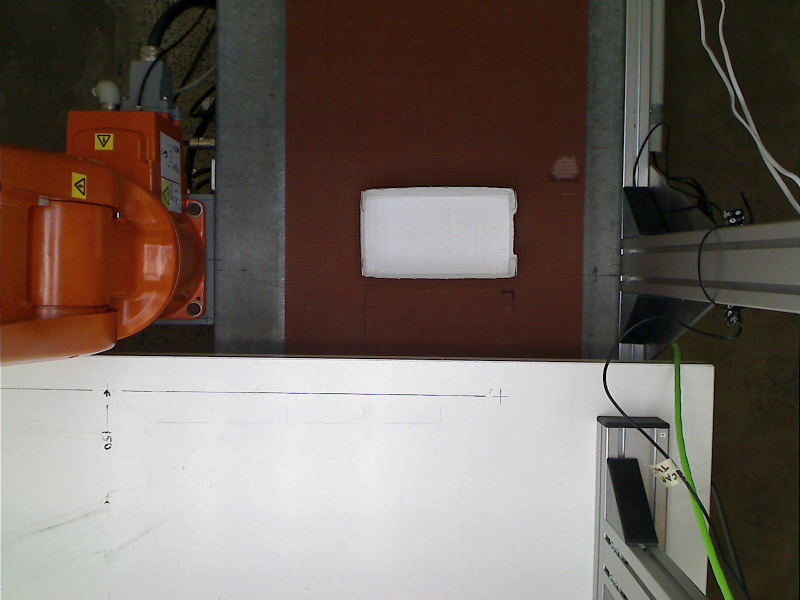
%> input picture Vision/Box Images/img1.jpg, 1600 x 1200 px (shown at 1/2 size)
$ octave --eval "result = detectTable(imread('../Box Images/img1.jpg'));"   (GNU Octave 9; MATLAB toolbox functions it lacks are replaced by stand-ins)
%> lines starting %> are read from the running program, lines starting %| are printed output that depends on the picture; in (x1, y1, x2, y2) boxes, pixels count from 0 and x2, y2 are one past the last pixel; in counts of white or black regions, pixels touching at a corner belong together; the program's own positions count from 1
%> in detectTable, `im(1:225,:,[1, 1, 1]) = 0;`:
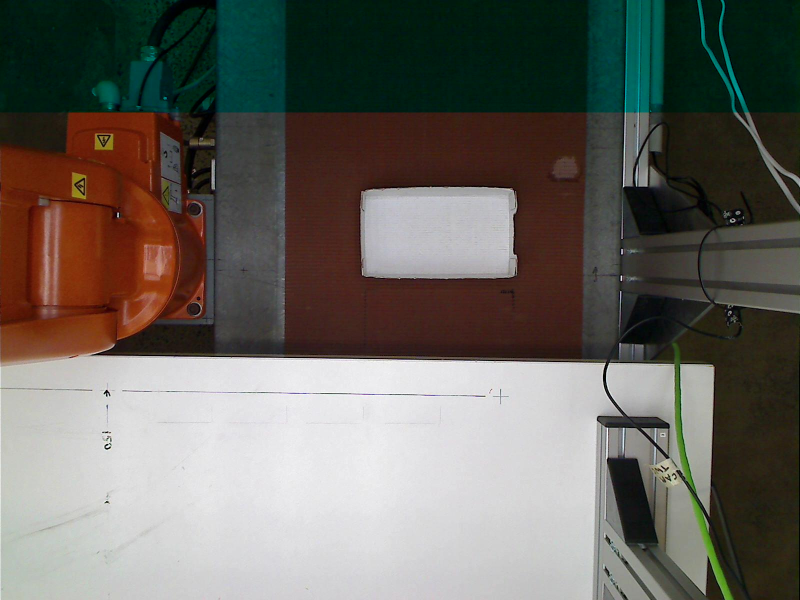
%> im: size 1200x1600x3 uint8 (shown at 1/2 size); mean R, G, B 105, 102.4, 95.6
### Vision/createBlockMask.m
function [BW,maskedRGBImage] = createBlockMask(RGB)
%createMask  Threshold RGB image using auto-generated code from colorThresholder app.
%  [BW,MASKEDRGBIMAGE] = createMask(RGB) thresholds image RGB using
%  auto-generated code from the colorThresholder app. The colorspace and
%  range for each channel of the colorspace were set within the app. The
%  segmentation mask is returned in BW, and a composite of the mask and
%  original RGB images is returned in maskedRGBImage.

% Auto-generated by colorThresholder app on 03-Nov-2017
%------------------------------------------------------


% Convert RGB image to chosen color space
I = rgb2hsv(RGB);
%> I: size 1200x1600x3 double; mean H, S, V 0.31, 0.41, 0.444

% Define thresholds for channel 1 based on histogram settings
channel1Min = 0.000;
channel1Max = 1.000;

% Define thresholds for channel 2 based on histogram settings
channel2Min = 0.000;
channel2Max = 1.000;

% Define thresholds for channel 3 based on histogram settings
channel3Min = 0.000;
channel3Max = 0.300;

% Create mask based on chosen histogram thresholds
sliderBW = (I(:,:,1) >= channel1Min ) & (I(:,:,1) <= channel1Max) & ...
    (I(:,:,2) >= channel2Min ) & (I(:,:,2) <= channel2Max) & ...
    (I(:,:,3) >= channel3Min ) & (I(:,:,3) <= channel3Max);
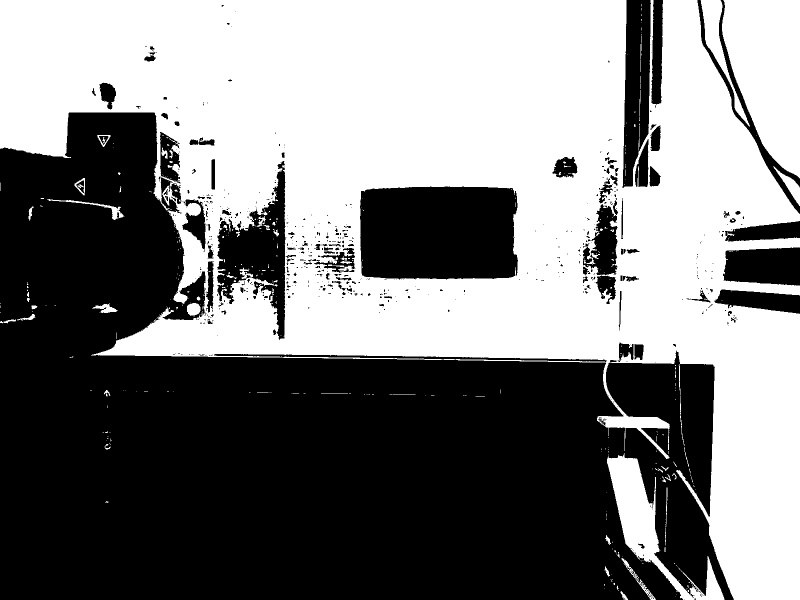
%> sliderBW: size 1200x1600 logical (shown at 1/2 size); 49.5% white; 430 white regions (361 under 20 px), largest, box (x1, y1, x2, y2) and area: (0, 0, 1600, 1200) 880816, (1444, 0, 1600, 357) 39606, (1214, 906, 1449, 1200) 16670
BW = sliderBW;

% Initialize output masked image based on input image.
maskedRGBImage = RGB;

% Set background pixels where BW is false to zero.
maskedRGBImage(repmat(~BW,[1 1 3])) = 0;
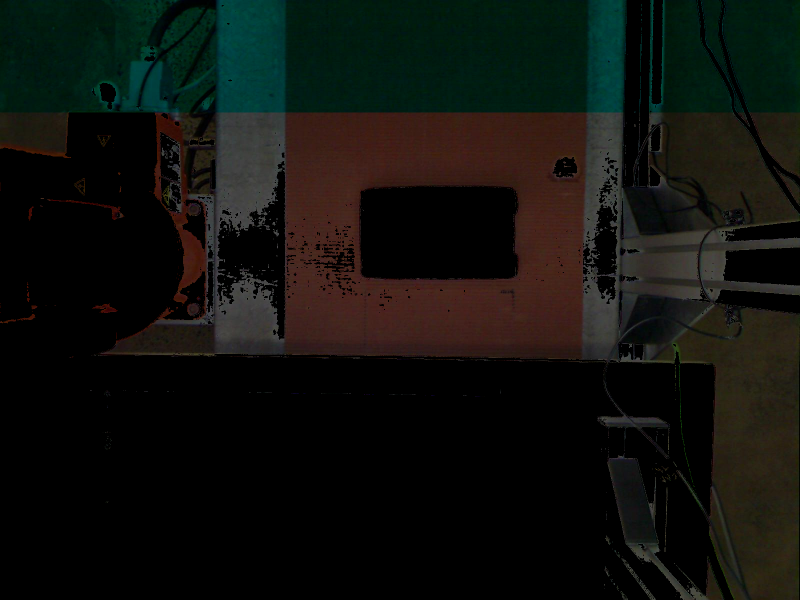
%> maskedRGBImage: size 1200x1600x3 uint8 (shown at 1/2 size); mean R, G, B 15.8, 17.4, 13.3

end

### Vision/DetectBlocks/detectBlocks.m
    function c = detectBlocks(im,source)
    % Vision detection of Blocks on Table or Conveyor depending on source variable
    % Takes input of a camera source, 1 for Table and 0 for Conveyor and
    % applies appropriate premasks before passing to classification
    % function. Returns a block classification matrix of columns
    % x,y,orientation(degrees),colour,shape,reachability (not filled in
    % this function). Used for general classification.
    % written by Daniel Castillo and Jay Motwani
    % Last updated 14 November 2017

    %Table = 1
    b = false;

    % Load our neural nets
    load('convnetShape.mat'); % For shapes
    load('convnetColour.mat'); % For colours

    % Generate block mask
    Block_BW = createBlockMask(im);

    %%
    % Load GridMask on table to seperate close blocks
    % Required as grid lines are black making it harder to seperate blocks
    if (source == 1)
        gridmask = load('gridMask.mat');
        se = strel('cube',4);
        % Dilate Grid Mask to make a bigger gap
        gridmask.BW = imdilate(gridmask.BW, se);
        % Make the grid line pixel values 0 on Block_BW mask
        Block_BW(gridmask.BW) = 0;
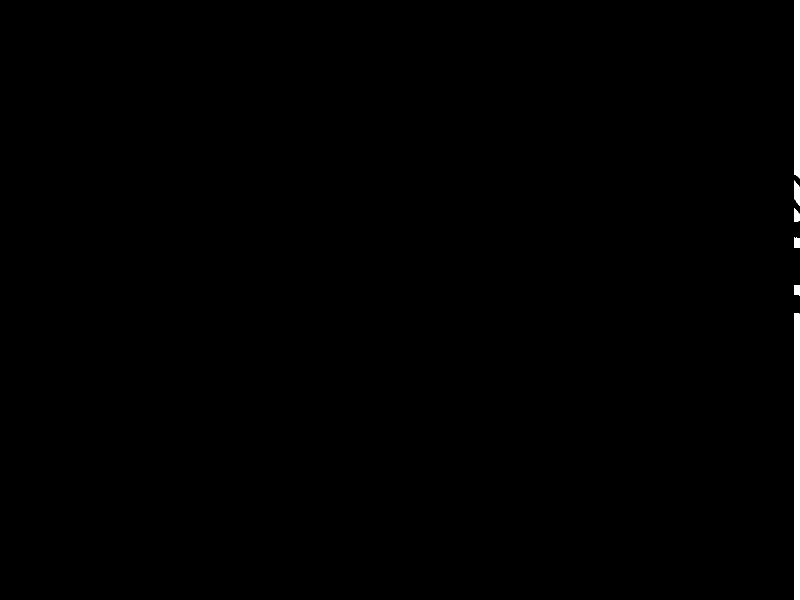
%> Block_BW: size 1200x1600 logical (shown at 1/2 size); 0.64% white; 6 white regions
    end

    % Plot results if required
    if (b)
        figure(4);
        subplot(1,3,1);
        imshow(Block_BW);
    end

    %%
    % Apply operations based on camera source
    if (source)
        % Table
        se = strel('cube',1);
        Block_BW = imerode(Block_BW, se);
        se = strel('cube',5);
        Block_BW = imdilate(Block_BW, se);
%> Block_BW: size 1200x1580 logical; every value is 1
    else
        % Conveyor
        se = strel('cube',2);
        Block_BW = imerode(Block_BW, se);
        se = strel('cube',4);
        Block_BW = imdilate(Block_BW, se);
    end

    % Plot if required
    if(b)
        subplot(1,3,2);
        imshow(Block_BW);
    end

    %%
    %Insert Filled Image and create BlockMask
    bw_stats = regionprops('table',Block_BW,'Area','BoundingBox','FilledImage');
%> bw_stats = 1 region; box (x1, y1, x2, y2) and Area: (0, 0, 1580, 1200) 1896000
    idx = find(bw_stats.Area > 1000 & bw_stats.Area < 3500);
%> idx = []

    BlockMask = false(size(Block_BW));

    % Populate block mask with all filled images for correct sized regions
    for j = 1:size(idx)
        col = floor(bw_stats.BoundingBox(idx(j),1));
        row = floor(bw_stats.BoundingBox(idx(j),2));
        sz = size(bw_stats.FilledImage{idx(j)});
        if (col(1) == 0)
            col = col + 1;
        end

        if (row(1) == 0)
            row = row + 1;
        end

        BlockMask(row:(row+sz(1)-1),col:(col+sz(2)-1)) = bw_stats.FilledImage{idx(j)};
    end
%> this loop made 0 passes
%> BlockMask: size 1200x1580 logical; every value is 0

    % Plot if required
    if (b)
        subplot(1,3,3);
        imshow(BlockMask);
    end

    % Contrast/image adjustment for tuning to neural net
    im = imadjust(im, [0, 0, 0; 0.50, 0.48, 0.47], []);
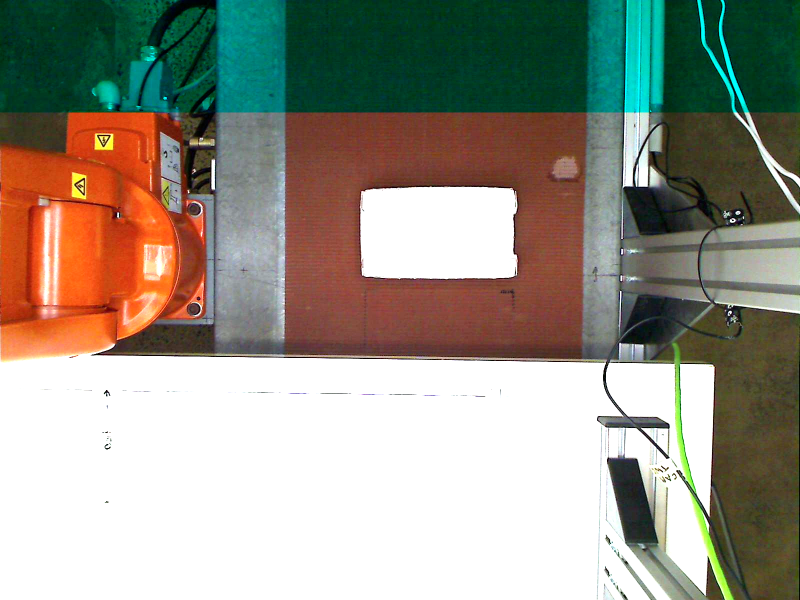
%> im: size 1200x1600x3 uint8 (shown at 1/2 size); mean R, G, B 151.4, 148.7, 135.6

    %%
    % Region props selects all block regions to be classified
    stats = regionprops('table',BlockMask,'Centroid','Area','PixelList');
%> stats = 0 regions
%> the run ends on the next line
    inds = find(stats.Area > 1000 & stats.Area < 3600);
    n = size(inds,1);
    c = zeros(n,6);

    % Loop through n blocks
    for k = 1:n
        i = inds(k);
        % Extract block center
        c(k,1) = stats.Centroid(i,1);
        c(k,2) = stats.Centroid(i,2);

        [~, i1] = max(stats.PixelList{i}(:,1));
        [~, i2] = min(stats.PixelList{i}(:,2));

        x1_ = stats.PixelList{i}(i1,1) - stats.PixelList{i}(i2,1);
        y1_ = stats.PixelList{i}(i1,2) - stats.PixelList{i}(i2,2);

%         hold on;
%         plot(stats.PixelList{i}(i1,1),stats.PixelList{i}(i1,2),'*b');
%         plot(stats.PixelList{i}(i2,1),stats.PixelList{i}(i2,2),'*m');

        % Extract orientation
        c(k,3) = rad2deg((atan2(y1_,x1_)));

        % Extract a rotation fixed RGB snapshot of block
        rgbBlock1 = ExtractBlockIm(im, c(k,1), c(k,2), c(k,3), 50);

        % Plot if required
        if (b)
            figure(5);
            imshow(rgbBlock1);
        end

        % Classify each the extracted RGB image
        [colour, shape] = ClassifyBlock(rgbBlock1, ...
            convnetColour, convnetShape);

        % Update matrix with colour and shape
        c(k,4) = colour;
        c(k,5) = shape;
    end
end

% [26 lines left out: function ExtractBlockIm, not called in this run]

### Vision/DetectTable/detectTable.m
function tableState = detectTable(im)
    % This function takes in a 1200 x 1600 image and runs the preliminary
    % masking operations for the table camera before passing the function
    % to lower level block classification. The classification is run to
    % identify all blocks on the table. The result is returned in a matrix
    % with columns x,y,orient,colour,shape,reachability by number of blocks.
    % written by Daniel Castillo
    % Last updated 12 November 2017

    %%
    %Mask out top section (robot resting region off table)
    im(1:225,:,[1, 1, 1]) = 0;

    %Call lower level block classifier
    tableState = detectBlocks(im,1);

    %%
    %Detect reachability of all blocks
    Origin.x = 800; Origin.y = 22;
    ReachableRadius = 832;

    Dist = sqrt((tableState(:,1) - Origin.x).^2 + (tableState(:,2) - Origin.y).^2);
    Dist(Dist <= ReachableRadius) = 1;  % reachable
    Dist(Dist > ReachableRadius) = 0;   % not reachable
    tableState(:,6) = Dist;
end
